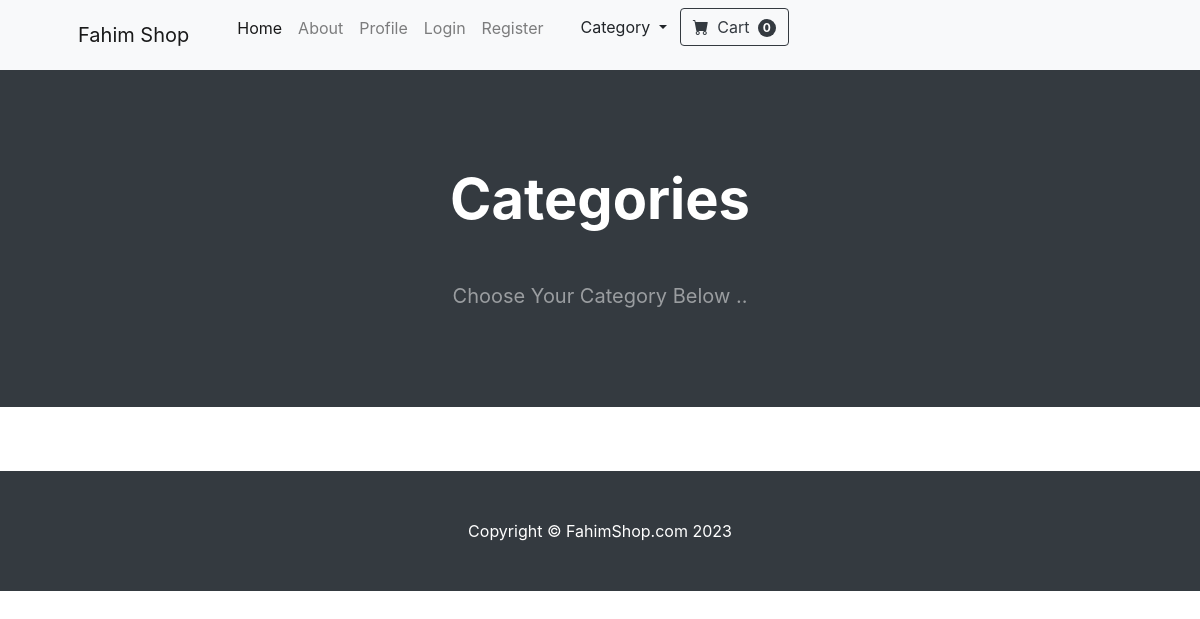
/Category_summary/, run on an earlier commit of the app's database.
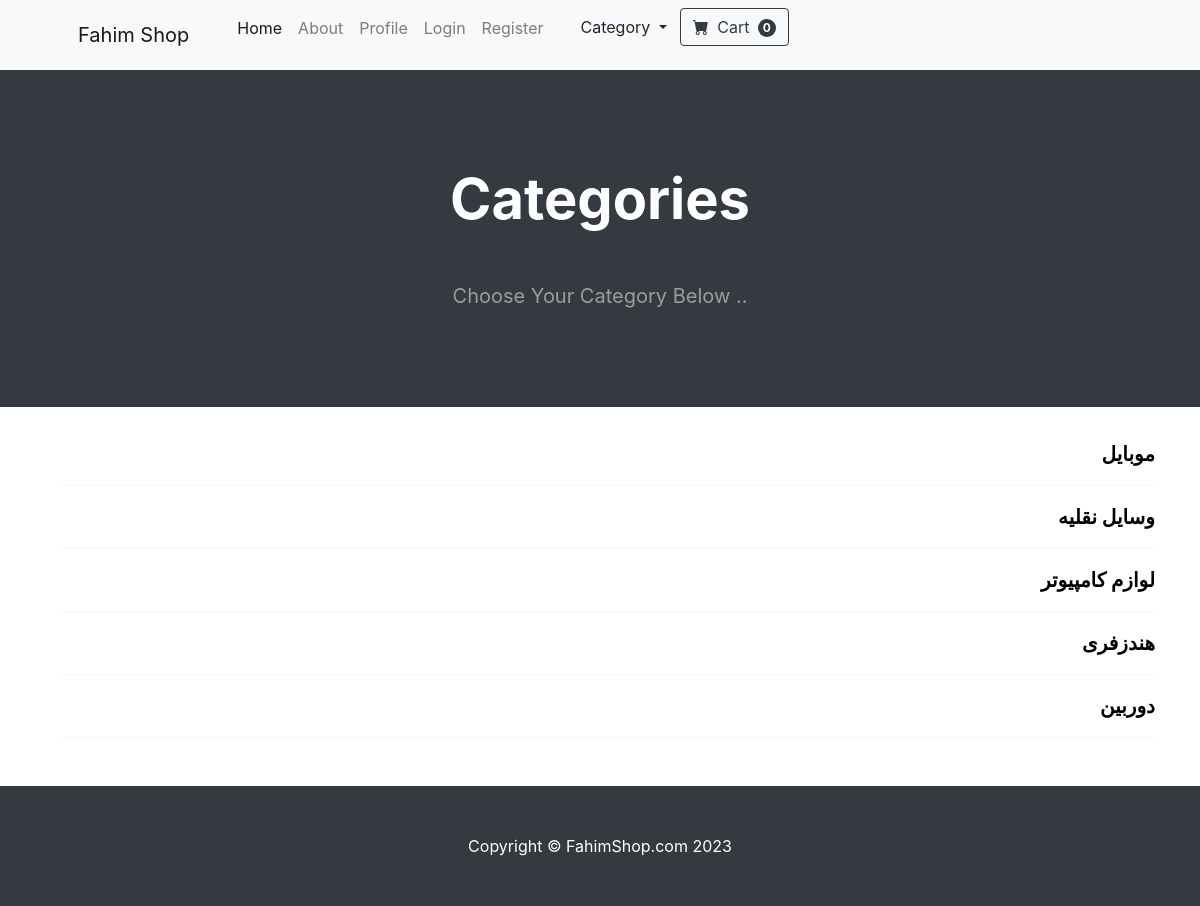
And on a later commit of the database.
### Store/models.py (models this page shows, shortened)
class Category(models.Model):
    name = models.CharField(max_length=50)
    class Meta :
        verbose_name_plural = "Categorys"

### Store/views.py (the view)
# urls.py: path('Category_summary/' , views.Category_Summary , name='Category_Summary'),
def Category_Summary(request):
    Categories = Category.objects.all()
    return render(request=request, template_name='Category_Summary.html' , context={'Categories': Categories })

### Cart/Cart.py (called while the page is built)
    def __len__(self):
        return len(self.cart)

### Cart/Context_Processors.py (called while the page is built)
def cart(request):
    return {'cart' : Cart(request)}

### Store/templates/Category_Summary.html
{% extends 'base.html' %}
{% block content %}
        <header class="bg-dark py-5">
            <div class="container px-4 px-lg-5 my-5">
                <div class="text-center text-white">
                    <h1 class="display-4 fw-bolder">Categories</h1>
                    <p class="lead fw-normal text-white-50 mb-0 mt-5">Choose Your Category Below ..</p>
                </div>
            </div>
        </header>
<br/>
<div class="container " >
    <div class="text-right form-select-lg fw-bold " >
            {% for cat in Categories %}
                <a href="/Category/{{ cat.name }}" style="color: black; ">{{ cat.name }}</a>
            <hr/>
            {% endfor %}
    </div>
    </div>
<br/>
{% endblock %}

What changed in the data, as far as the page shows it:
added Category: name "موبایل"
added Category: name "وسایل نقلیه"
added Category: name "لوازم کامپیوتر"
added Category: name "هندزفری"
added Category: name "دوربین"
